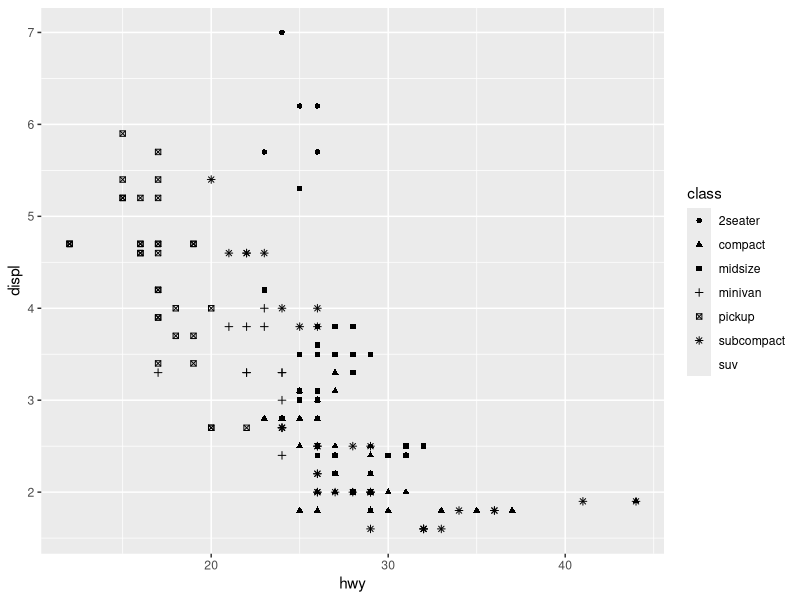
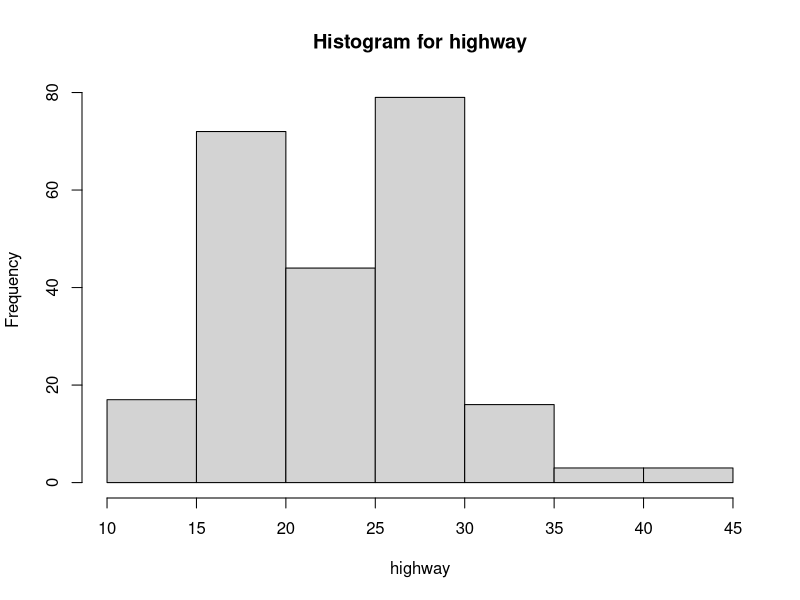

These figures' R source, in order:
## ---- chunk 1
##### 
##### 
##### Project setup #####
##### 
##### 
##### 
knitr::opts_chunk$set(echo = TRUE, fig.pos = "H", out.extra = "")
library(ggplot2)
##### 
##### 
## ---- chunk 2
##### 
##### Problem 4: scatter plot #####
##### 
ggplot(data= mpg)+
  geom_point(mapping = aes(x = hwy, y = displ , shape = class)) 

## ---- chunk 3
##### 
##### Problem 4: histogram #####
##### 
hist(mpg$hwy, main = "Histogram for highway", xlab="highway")

